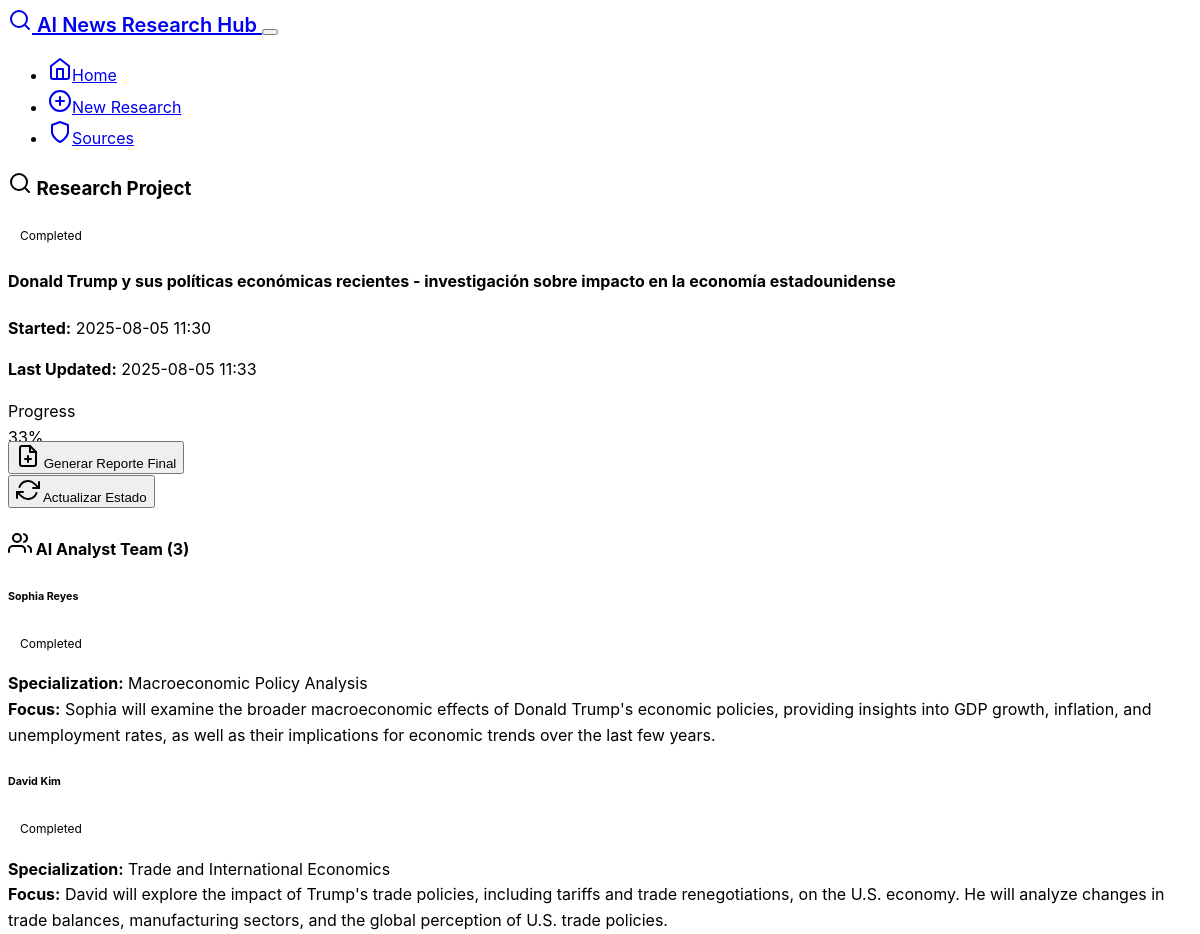
Before: /project/3 (upper part) with the older database file.
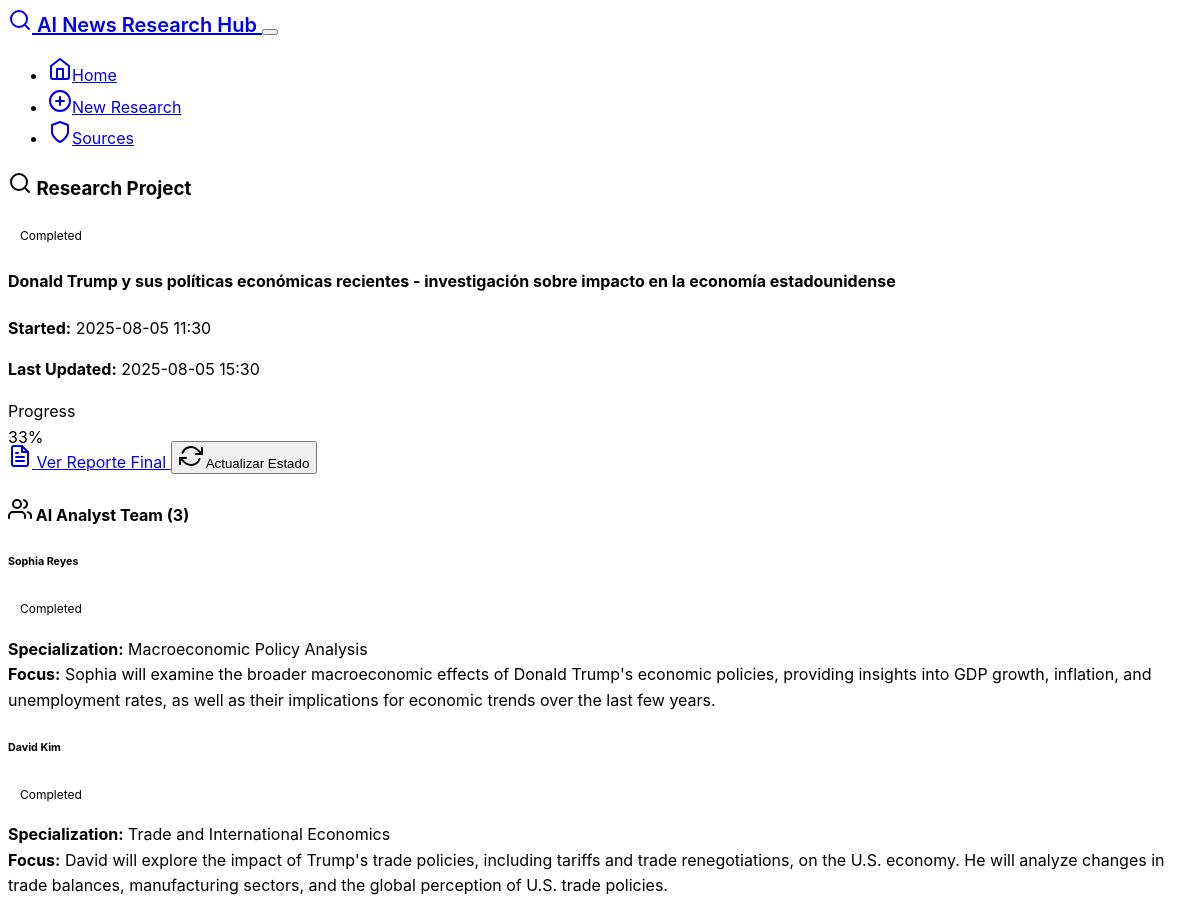
After: the same page with the newer database file.
### models.py (models this page shows)
class ResearchProject(db.Model):
    id = db.Column(db.Integer, primary_key=True)
    topic = db.Column(db.String(500), nullable=False)
    status = db.Column(db.String(50), default='initialized')  # initialized, analyzing, interviewing, reviewing, completed
    created_at = db.Column(db.DateTime, default=datetime.utcnow)
    updated_at = db.Column(db.DateTime, default=datetime.utcnow, onupdate=datetime.utcnow)
    final_report = db.Column(db.Text)
    human_notes = db.Column(db.Text)
    analysts = db.relationship('Analyst', backref='project', lazy=True, cascade='all, delete-orphan')
    interviews = db.relationship('Interview', backref='project', lazy=True, cascade='all, delete-orphan')

### routes.py (the view)
@app.route('/project/<int:project_id>')
def project_status(project_id):
    project = ResearchProject.query.get_or_404(project_id)
    analysts = Analyst.query.filter_by(project_id=project_id).all()
    interviews = Interview.query.filter_by(project_id=project_id).all()
    total_interviews = len(interviews)
    completed_interviews = len([i for i in interviews if i.status == 'completed'])
    progress = (completed_interviews / total_interviews * 100) if total_interviews > 0 else 0
    return render_template('research.html',
                         project=project,
                         analysts=analysts,
                         interviews=interviews,
                         progress=progress)

### templates/research.html (shortened to what the changed rows need)
{% extends "base.html" %}
{% block content %}
{% if not project %}
<div class="row">
    <div class="col-lg-8 mx-auto">
        <div class="card">
            <div class="card-header">
                <h3 class="mb-0">
                    <i data-feather="search" class="me-2"></i>
                    Start New Research Project
                </h3>
            </div>
            <div class="card-body">
                <form method="POST">
                    <div class="mb-4">
                        <label for="topic" class="form-label">Research Topic</label>
                        <textarea class="form-control form-control-lg"
                                  id="topic"
                                  name="topic"
                                  rows="3"
                                  placeholder="Enter the topic you want to research (e.g., 'Climate change impacts on agriculture', 'Latest developments in AI safety', 'COVID-19 vaccine effectiveness')"
                                  required></textarea>
                        <div class="form-text">
                            Be specific about what you want to investigate. The AI analysts will be specialized based on your topic.
                        </div>
                    </div>
                    <div class="d-grid">
                        <button type="submit" class="btn btn-primary btn-lg">
                            <i data-feather="play" class="me-2"></i>
                            Start Research
                        </button>
                    </div>
                </form>
            </div>
        </div>
        <div class="mt-5">
            <h4 class="mb-3">
                <i data-feather="info" class="me-2"></i>
                What Happens Next?
            </h4>
            <div class="list-group">
                <div class="list-group-item">
                    <div class="d-flex w-100 justify-content-between align-items-center">
                        <div>
                            <h6 class="mb-1">
                                <i data-feather="users" class="me-2 text-primary"></i>
                                AI Analyst Team Generation
                            </h6>
                            <p class="mb-1">Specialized AI analysts will be created based on your topic</p>
                        </div>
                    </div>
                </div>
                <div class="list-group-item">
                    <div class="d-flex w-100 justify-content-between align-items-center">
                        <div>
                            <h6 class="mb-1">
                                <i data-feather="message-square" class="me-2 text-primary"></i>
                                Expert Interview Process
                            </h6>
                            <p class="mb-1">Each analyst will interview relevant AI experts in parallel</p>
                        </div>
                    </div>
                </div>
                <div class="list-group-item">
                    <div class="d-flex w-100 justify-content-between align-items-center">
                        <div>
                            <h6 class="mb-1">
                                <i data-feather="eye" class="me-2 text-warning"></i>
                                Human Review Checkpoint
                            </h6>
                            <p class="mb-1">You'll have the opportunity to review and refine the process</p>
                        </div>
                    </div>
                </div>
                <div class="list-group-item">
                    <div class="d-flex w-100 justify-content-between align-items-center">
                        <div>
                            <h6 class="mb-1">
                                <i data-feather="file-text" class="me-2 text-success"></i>
                                Final Report Generation
                            </h6>
                            <p class="mb-1">AI Technical Writer compiles all insights into a comprehensive report</p>
                        </div>
                    </div>
                </div>
            </div>
        </div>
    </div>
</div>
{% else %}
<div class="row">
    <div class="col-12">
        <div class="card mb-4">
            <div class="card-header">
                <div class="d-flex justify-content-between align-items-center">
                    <h3 class="mb-0">
                        <i data-feather="search" class="me-2"></i>
                        Research Project
                    </h3>
                    <span class="badge fs-6
                        {% if project.status == 'completed' %}bg-success
                        {% elif project.status == 'error' %}bg-danger
                        {% elif project.status == 'reviewing' %}bg-warning
                        {% else %}bg-info{% endif %}">
                        {{ project.status.title() }}
                    </span>
                </div>
            </div>
            <div class="card-body">
                <h4 class="mb-3">{{ project.topic }}</h4>
                <div class="row">
                    <div class="col-md-6">
                        <p><strong>Started:</strong> {{ project.created_at.strftime('%Y-%m-%d %H:%M') }}</p>
                        <p><strong>Last Updated:</strong> {{ project.updated_at.strftime('%Y-%m-%d %H:%M') }}</p>
                    </div>
                    <div class="col-md-6">
                        {% if progress is defined %}
                        <div class="mb-3">
                            <label class="form-label">Progress</label>
                            <div class="progress">
                                <div class="progress-bar" style="width: {{ progress }}%">{{ "%.0f"|format(progress) }}%</div>
                            </div>
                        </div>
                        {% endif %}
                    </div>
                </div>
                <div class="mt-3">
                    {% if project.final_report %}
                    <a href="{{ url_for('view_report', project_id=project.id) }}"
                       class="btn btn-primary me-2">
                        <i data-feather="file-text" class="me-2"></i>
                        Ver Reporte Final
                    </a>
                    {% elif project.status == 'completed' %}
                    <form method="POST" action="{{ url_for('generate_report', project_id=project.id) }}" class="d-inline">
                        <button type="submit" class="btn btn-success me-2">
                            <i data-feather="file-plus" class="me-2"></i>
                            Generar Reporte Final
                        </button>
                    </form>
                    {% endif %}
                    <button type="button"
                            class="btn btn-outline-secondary"
                            onclick="refreshStatus()">
                        <i data-feather="refresh-cw" class="me-2"></i>
                        Actualizar Estado
                    </button>
                </div>
            </div>
        </div>
        {% if analysts %}
        <div class="card mb-4">
            <div class="card-header">
                <h4 class="mb-0">
                    <i data-feather="users" class="me-2"></i>
                    AI Analyst Team ({{ analysts|length }})
                </h4>
            </div>
            <div class="card-body">
                <div class="row">
                    {% for analyst in analysts %}
                    <div class="col-md-6 mb-3">
                        <div class="card">
                            <div class="card-body">
                                <div class="d-flex justify-content-between align-items-center mb-2">
                                    <h6 class="card-title mb-0">{{ analyst.name }}</h6>
                                    <span class="badge
                                        {% if analyst.status == 'completed' %}bg-success
                                        {% elif analyst.status == 'interviewing' %}bg-info
                                        {% else %}bg-secondary{% endif %}">
                                        {{ analyst.status.title() }}
                                    </span>
                                </div>
                                <p class="card-text">
                                    <strong>Specialization:</strong> {{ analyst.specialization }}<br>
                                    <strong>Focus:</strong> {{ analyst.research_focus }}
                                </p>
                            </div>
                        </div>
                    </div>
                    {% endfor %}
                </div>
            </div>
        </div>
        {% endif %}
    </div>
</div>
{% endif %}
{% endblock %}

Changed rows visible on the page:
changed ResearchProject "Completed": updated_at "2025-08-05 11:33" → "2025-08-05 15:30"
Other visible differences:
text no longer shown: "Generar Reporte Final"
text now shown: "Ver Reporte Final"
